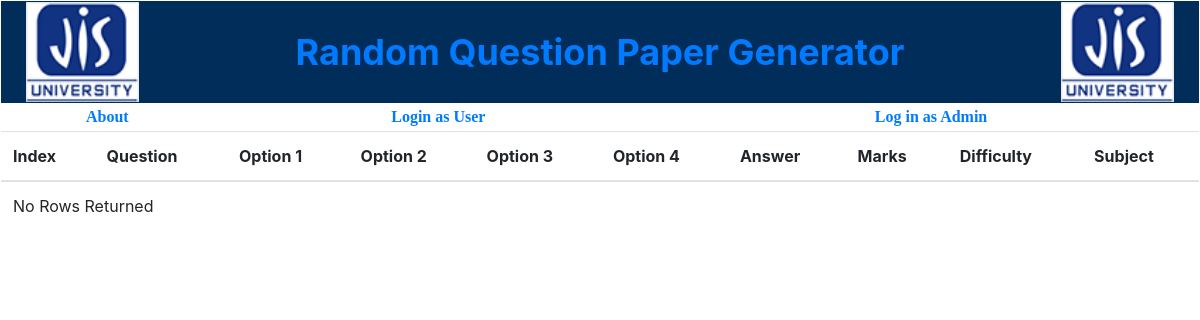
/webpages/consoleInsert.php, run on an earlier commit of the app's database.
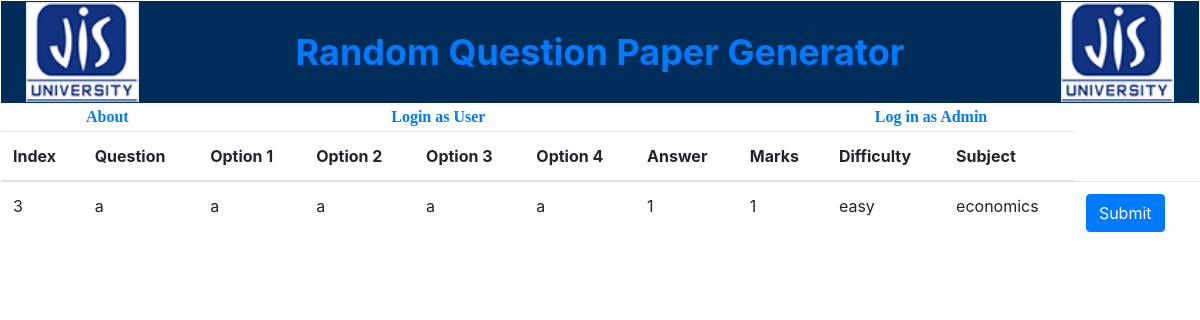
And on a later commit of the database.
### tables this page shows
CREATE TABLE IF NOT EXISTS `insertqs` (
  `slno` int(10) NOT NULL AUTO_INCREMENT,
  `Question` varchar(255) NOT NULL,
  `Option1` varchar(255) NOT NULL,
  `Option2` varchar(255) NOT NULL,
  `Option3` varchar(255) NOT NULL,
  `Option4` varchar(255) NOT NULL,
  `Answer` int(11) NOT NULL,
  `marks` int(3) NOT NULL,
  `difficulty` varchar(255) DEFAULT NULL,
  `subject` varchar(255) NOT NULL,
  PRIMARY KEY (`slno`)
);

### webpages/consoleInsert.php (the view, shortened to what this page needs)
<?php include("header.php"); ?>
<div class="main">
 <?php
$servername = "localhost";
$username = "testuser";
$password = "test123";
$database = "testdb";
$conn = mysqli_connect($servername, $username, $password, $database);
 $sql = 'SELECT * FROM `insertqs`';
 if( !( $result = $conn->query($sql) ) ){
   echo 'Retrieval of data from Database Failed - #'.mysql_errno().': '.mysql_error();
 }else{
   ?>
<table class="table">
 <thead>
   <tr>
        <th>Index</th>
	    <th>Question</th>
        <th>Option 1</th>
        <th>Option 2</th>
        <th>Option 3</th>
        <th>Option 4</th>
        <th>Answer</th>
        <th>Marks</th>
	    <th>Difficulty</th>
        <th>Subject</th>
   </tr>
 </thead>
 <tbody>
   <?php
     if( $result->num_rows == 0 ){
       echo '<tr><td colspan="4">No Rows Returned</td></tr>';
     }else{
       while( $row = $result->fetch_array(MYSQLI_ASSOC) ){
                 echo "<tr><td>{$row['slno']}</td><td>{$row['Question']}</td><td>{$row['Option1']}</td><td>{$row['Option2']}</td><td>{$row['Option3']}</td><td>{$row['Option4']}</td><td>{$row['Answer']}</td><td>{$row['marks']}</td><td>{$row['difficulty']}</td><td>{$row['subject']}</td>";
                 echo "<td><form action =\"consoleInsertVerify.php\" method=\"post\"><input type=\"hidden\" name=\"slno\" value=\"{$row['slno']}\"/><button type=\"submit\" class=\"btn btn-primary\" name=\"submit\" value=\"submit\">Submit</button></form></td></tr>\n";
       }
     }
   ?>
 </tbody>
</table>
   <?php
 }
?>

What changed in the data, as far as the page shows it:
added insertqs: slno "3", Question "a", Option1 "a", Option2 "a", Option3 "a", Option4 "a", Answer "1", marks "1", difficulty "easy", subject "economics"
Also different on the page:
text no longer shown: "No Rows Returned"
